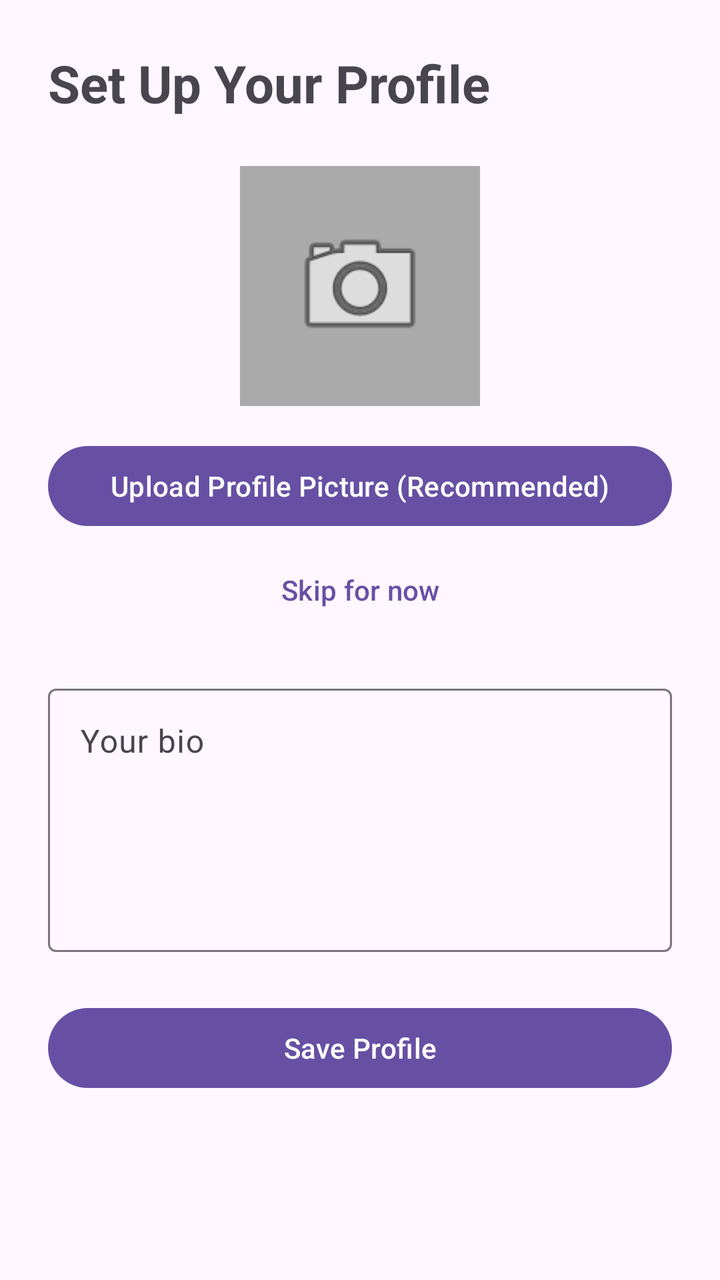
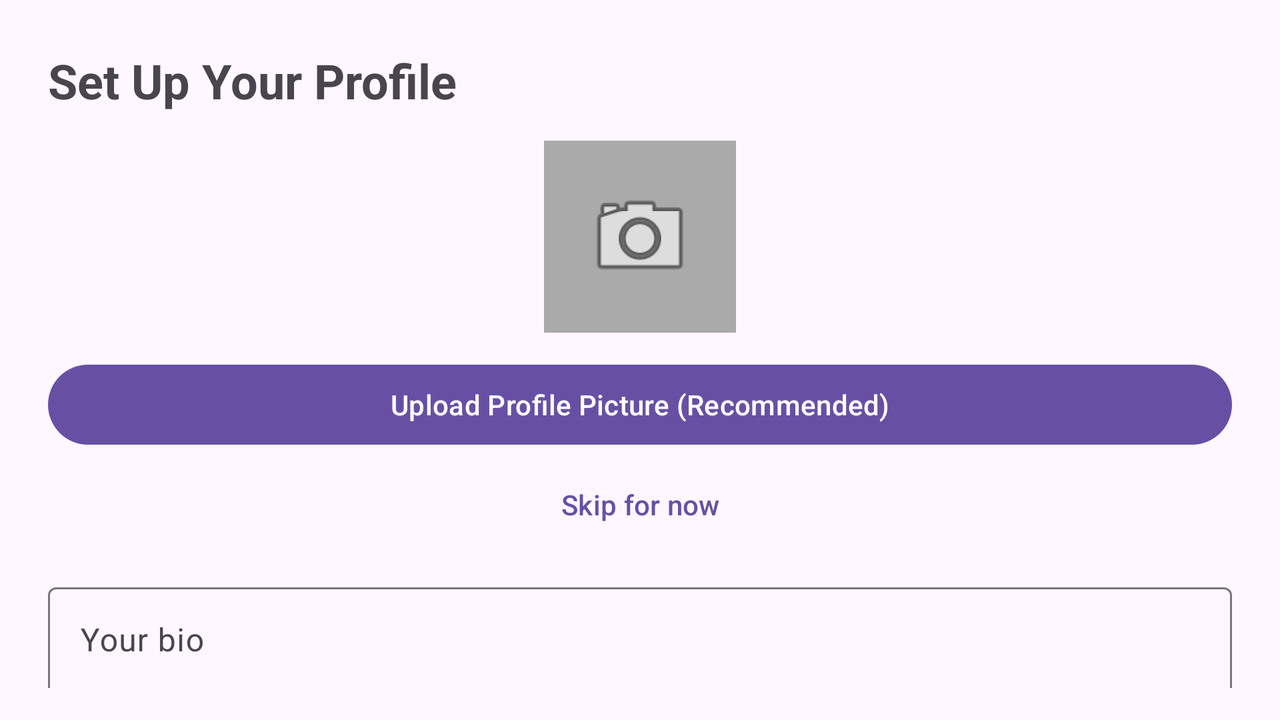

Compare how this app lays out the same screen by default and in its alternative resource folder. The renders come first, then the two layout files and the values they reference.
<!-- AndroidManifest.xml: activity theme Theme.CS4084_Group_8 -->
<!-- res/layout/activity_profile_setup.xml -->
<?xml version="1.0" encoding="utf-8"?>
<androidx.constraintlayout.widget.ConstraintLayout xmlns:android="http://schemas.android.com/apk/res/android"
    xmlns:app="http://schemas.android.com/apk/res-auto"
    android:layout_width="match_parent"
    android:layout_height="match_parent"
    android:padding="24dp">

    <TextView
        android:id="@+id/tvProfileTitle"
        android:layout_width="0dp"
        android:layout_height="wrap_content"
        android:text="Set Up Your Profile"
        android:textSize="26sp"
        android:textStyle="bold"
        app:layout_constraintEnd_toEndOf="parent"
        app:layout_constraintStart_toStartOf="parent"
        app:layout_constraintTop_toTopOf="parent" />

    <ImageView
        android:id="@+id/ivProfile"
        android:layout_width="120dp"
        android:layout_height="120dp"
        android:layout_marginTop="24dp"
        android:background="@android:color/darker_gray"
        android:contentDescription="Profile picture preview"
        android:padding="24dp"
        android:scaleType="centerCrop"
        android:src="@android:drawable/ic_menu_camera"
        app:layout_constraintEnd_toEndOf="parent"
        app:layout_constraintStart_toStartOf="parent"
        app:layout_constraintTop_toBottomOf="@id/tvProfileTitle" />

    <com.google.android.material.button.MaterialButton
        android:id="@+id/btnUploadImage"
        android:layout_width="0dp"
        android:layout_height="wrap_content"
        android:layout_marginTop="16dp"
        android:text="Upload Profile Picture (Recommended)"
        app:layout_constraintEnd_toEndOf="parent"
        app:layout_constraintStart_toStartOf="parent"
        app:layout_constraintTop_toBottomOf="@id/ivProfile" />

    <com.google.android.material.button.MaterialButton
        android:id="@+id/btnSkipImage"
        style="@style/Widget.Material3.Button.TextButton"
        android:layout_width="wrap_content"
        android:layout_height="wrap_content"
        android:layout_marginTop="4dp"
        android:text="Skip for now"
        app:layout_constraintEnd_toEndOf="parent"
        app:layout_constraintStart_toStartOf="parent"
        app:layout_constraintTop_toBottomOf="@id/btnUploadImage" />

    <com.google.android.material.textfield.TextInputLayout
        android:id="@+id/tilBio"
        style="@style/Widget.Material3.TextInputLayout.OutlinedBox"
        android:layout_width="0dp"
        android:layout_height="wrap_content"
        android:layout_marginTop="20dp"
        android:hint="Your bio"
        app:layout_constraintEnd_toEndOf="parent"
        app:layout_constraintStart_toStartOf="parent"
        app:layout_constraintTop_toBottomOf="@id/btnSkipImage">

        <com.google.android.material.textfield.TextInputEditText
            android:id="@+id/etBio"
            android:layout_width="match_parent"
            android:layout_height="wrap_content"
            android:gravity="top|start"
            android:inputType="textMultiLine"
            android:lines="5"
            android:maxLines="8" />
    </com.google.android.material.textfield.TextInputLayout>

    <com.google.android.material.button.MaterialButton
        android:id="@+id/btnSaveProfile"
        android:layout_width="0dp"
        android:layout_height="wrap_content"
        android:layout_marginTop="24dp"
        android:text="Save Profile"
        app:layout_constraintEnd_toEndOf="parent"
        app:layout_constraintStart_toStartOf="parent"
        app:layout_constraintTop_toBottomOf="@id/tilBio" />

</androidx.constraintlayout.widget.ConstraintLayout>
<!-- resources referenced by this layout -->
<resources>
  <!-- from res/values-v23/ -->
  <style name="Theme.CS4084_Group_8" parent="Base.Theme.CS4084_Group_8">
          
          <item name="android:navigationBarColor">@android:color/transparent</item>
          <item name="android:statusBarColor">@android:color/transparent</item>
          <item name="android:windowLightStatusBar">?attr/isLightTheme</item>
      </style>
  <style name="Base.Theme.CS4084_Group_8" parent="Theme.Material3.DayNight.NoActionBar">
          
          
      </style>
</resources>
<!-- res/layout-land/activity_profile_setup.xml (the repository's variant of the layout above) -->
<!-- drawn on the phone turned sideways -->
<?xml version="1.0" encoding="utf-8"?>
<androidx.constraintlayout.widget.ConstraintLayout xmlns:android="http://schemas.android.com/apk/res/android"
    xmlns:app="http://schemas.android.com/apk/res-auto"
    android:layout_width="match_parent"
    android:layout_height="match_parent"
    android:padding="16dp">

    <androidx.core.widget.NestedScrollView
        android:id="@+id/profileSetupScroll"
        android:layout_width="0dp"
        android:layout_height="0dp"
        android:fillViewport="true"
        app:layout_constraintBottom_toBottomOf="parent"
        app:layout_constraintEnd_toEndOf="parent"
        app:layout_constraintStart_toStartOf="parent"
        app:layout_constraintTop_toTopOf="parent">

        <LinearLayout
            android:layout_width="match_parent"
            android:layout_height="wrap_content"
            android:orientation="vertical"
            android:padding="8dp">

            <TextView
                android:id="@+id/tvProfileTitle"
                android:layout_width="match_parent"
                android:layout_height="wrap_content"
                android:text="Set Up Your Profile"
                android:textSize="24sp"
                android:textStyle="bold" />

            <ImageView
                android:id="@+id/ivProfile"
                android:layout_width="96dp"
                android:layout_height="96dp"
                android:layout_gravity="center_horizontal"
                android:layout_marginTop="14dp"
                android:background="@android:color/darker_gray"
                android:contentDescription="Profile picture preview"
                android:padding="20dp"
                android:scaleType="centerCrop"
                android:src="@android:drawable/ic_menu_camera" />

            <com.google.android.material.button.MaterialButton
                android:id="@+id/btnUploadImage"
                android:layout_width="match_parent"
                android:layout_height="wrap_content"
                android:layout_marginTop="12dp"
                android:text="Upload Profile Picture (Recommended)" />

            <com.google.android.material.button.MaterialButton
                android:id="@+id/btnSkipImage"
                style="@style/Widget.Material3.Button.TextButton"
                android:layout_width="wrap_content"
                android:layout_height="wrap_content"
                android:layout_gravity="center_horizontal"
                android:layout_marginTop="2dp"
                android:text="Skip for now" />

            <com.google.android.material.textfield.TextInputLayout
                android:id="@+id/tilBio"
                style="@style/Widget.Material3.TextInputLayout.OutlinedBox"
                android:layout_width="match_parent"
                android:layout_height="wrap_content"
                android:layout_marginTop="12dp"
                android:hint="Your bio">

                <com.google.android.material.textfield.TextInputEditText
                    android:id="@+id/etBio"
                    android:layout_width="match_parent"
                    android:layout_height="wrap_content"
                    android:gravity="top|start"
                    android:inputType="textMultiLine"
                    android:lines="4"
                    android:maxLines="7" />
            </com.google.android.material.textfield.TextInputLayout>

            <com.google.android.material.button.MaterialButton
                android:id="@+id/btnSaveProfile"
                android:layout_width="match_parent"
                android:layout_height="wrap_content"
                android:layout_marginTop="14dp"
                android:text="Save Profile" />
        </LinearLayout>
    </androidx.core.widget.NestedScrollView>

</androidx.constraintlayout.widget.ConstraintLayout>
